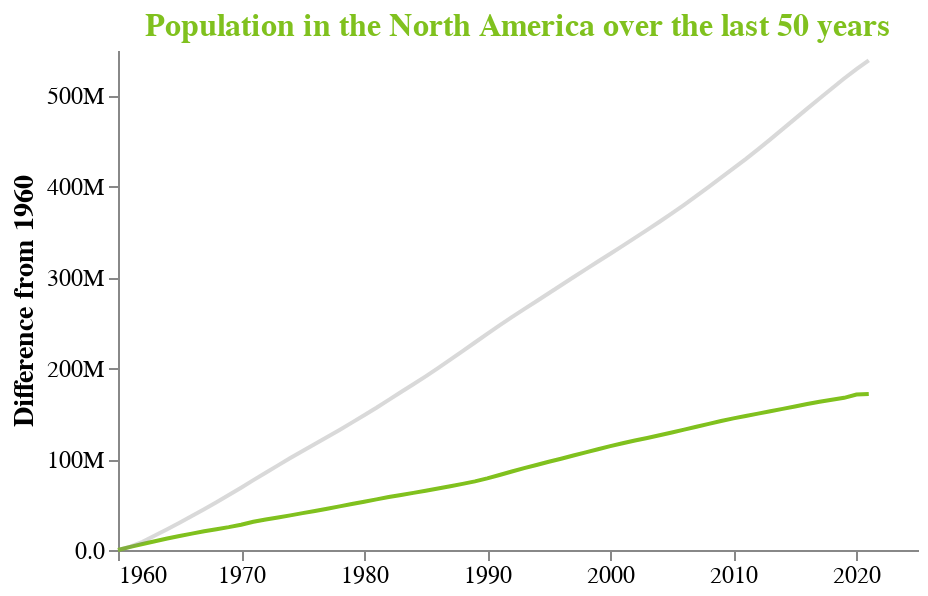

Notebook source saved alongside this figure:
### Code cell
colors=['#80C11E', 'grey']
chart = alt.Chart(df_melt).mark_line().encode(
    x = alt.X('Year:Q',title=None, axis=alt.Axis(format='.0f',tickMinStep=10)),
    y = alt.Y('Diff:Q', title='Difference from 1960',axis=alt.Axis(format='.2s')),
    color = alt.Color('Continent:N', scale=alt.Scale(range=colors),legend=None),
    opacity = alt.condition(alt.datum['Continent'] == 'North America', alt.value(1), alt.value(0.3))
).properties(
    title='Population in the North America over the last 50 years',
    width=400,
    height=250
).configure_axis(
    grid=False,
    titleFontSize=14,
    labelFontSize=12
).configure_title(
    fontSize=16,
    color='#80C11E'
).configure_view(
    strokeWidth=0
)

chart

### Figure 1 — Vega-Lite specification as saved in the notebook (floating-point values rounded to 4 significant figures)
{"config": {"view": {"continuousWidth": 400, "continuousHeight": 300, "strokeWidth": 0}, "axis": {"grid": false, "labelFontSize": 12, "titleFontSize": 14}, "title": {"color": "#80C11E", "fontSize": 16}}, "data": {"name": "data-7a03d7292bd5030d05e914ae7452572d"}, "mark": "line", "encoding": {"color": {"field": "Continent", "legend": null, "scale": {"range": ["#80C11E", "grey"]}, "type": "nominal"}, "opacity": {"condition": {"value": 1, "test": "(datum['Continent'] === 'North America')"}, "value": 0.3}, "x": {"axis": {"format": ".0f", "tickMinStep": 10}, "field": "Year", "title": null, "type": "quantitative"}, "y": {"axis": {"format": ".2s"}, "field": "Diff", "title": "Difference from 1960", "type": "quantitative"}}, "height": 250, "title": "Population in the North America over the last 50 years", "width": 400, "$schema": "https://vega.github.io/schema/vega-lite/v4.17.0.json", "datasets": {"data-7a03d7292bd5030d05e914ae7452572d": [{"Year": 1960, "Continent": "North America", "Population": 198600000.0, "Diff": 0.0}, {"Year": 1961, "Continent": "North America", "Population": 202000000.0, "Diff": 3383000.0}, {"Year": 1962, "Continent": "North America", "Population": 205200000.0, "Diff": 6574000.0}, {"Year": 1963, "Continent": "North America", "Population": 208300000.0, "Diff": 9629000.0}, {"Year": 1964, "Continent": "North America", "Population": 211300000.0, "Diff": 12640000.0}, {"Year": 1965, "Continent": "North America", "Population": 214000000.0, "Diff": 15410000.0}, {"Year": 1966, "Continent": "North America", "Population": 216700000.0, "Diff": 18030000.0}, {"Year": 1967, "Continent": "North America", "Population": 219200000.0, "Diff": 20550000.0}, {"Year": 1968, "Continent": "North America", "Population": 221500000.0, "Diff": 22880000.0}, {"Year": 1969, "Continent": "North America", "Population": 223800000.0, "Diff": 25130000.0}, {"Year": 1970, "Continent": "North America", "Population": 226400000.0, "Diff": 27810000.0}, {"Year": 1971, "Continent": "North America", "Population": 229700000.0, "Diff": 31050000.0}, {"Year": 1972, "Continent": "North America", "Population": 232200000.0, "Diff": 33540000.0}, {"Year": 1973, "Continent": "North America", "Population": 234500000.0, "Diff": 35830000.0}, {"Year": 1974, "Continent": "North America", "Population": 236700000.0, "Diff": 38090000.0}, {"Year": 1975, "Continent": "North America", "Population": 239200000.0, "Diff": 40540000.0}, {"Year": 1976, "Continent": "North America", "Population": 241500000.0, "Diff": 42910000.0}, {"Year": 1977, "Continent": "North America", "Population": 244000000.0, "Diff": 45390000.0}, {"Year": 1978, "Continent": "North America", "Population": 246600000.0, "Diff": 47980000.0}, {"Year": 1979, "Continent": "North America", "Population": 249300000.0, "Diff": 50690000.0}, {"Year": 1980, "Continent": "North America", "Population": 251800000.0, "Diff": 53170000.0}, {"Year": 1981, "Continent": "North America", "Population": 254300000.0, "Diff": 55720000.0}, {"Year": 1982, "Continent": "North America", "Population": 256800000.0, "Diff": 58210000.0}, {"Year": 1983, "Continent": "North America", "Population": 259200000.0, "Diff": 60590000.0}, {"Year": 1984, "Continent": "North America", "Population": 261500000.0, "Diff": 62860000.0}, {"Year": 1985, "Continent": "North America", "Population": 263800000.0, "Diff": 65200000.0}, {"Year": 1986, "Continent": "North America", "Population": 266300000.0, "Diff": 67670000.0}, {"Year": 1987, "Continent": "North America", "Population": 268800000.0, "Diff": 70170000.0}, {"Year": 1988, "Continent": "North America", "Population": 271300000.0, "Diff": 72720000.0}, {"Year": 1989, "Continent": "North America", "Population": 274200000.0, "Diff": 75530000.0}, {"Year": 1990, "Continent": "North America", "Population": 277400000.0, "Diff": 78750000.0}, {"Year": 1991, "Continent": "North America", "Population": 281100000.0, "Diff": 82450000.0}, {"Year": 1992, "Continent": "North America", "Population": 284900000.0, "Diff": 86320000.0}, {"Year": 1993, "Continent": "North America", "Population": 288700000.0, "Diff": 90040000.0}, {"Year": 1994, "Continent": "North America", "Population": 292200000.0, "Diff": 93560000.0}, {"Year": 1995, "Continent": "North America", "Population": 295600000.0, "Diff": 97020000.0}, {"Year": 1996, "Continent": "North America", "Population": 299100000.0, "Diff": 100400000.0}, {"Year": 1997, "Continent": "North America", "Population": 302600000.0, "Diff": 104000000.0}, {"Year": 1998, "Continent": "North America", "Population": 306100000.0, "Diff": 107400000.0}, {"Year": 1999, "Continent": "North America", "Population": 309500000.0, "Diff": 110900000.0}, {"Year": 2000, "Continent": "North America", "Population": 312900000.0, "Diff": 114300000.0}, {"Year": 2001, "Continent": "North America", "Population": 316100000.0, "Diff": 117400000.0}, {"Year": 2002, "Continent": "North America", "Population": 319000000.0, "Diff": 120400000.0}, {"Year": 2003, "Continent": "North America", "Population": 321800000.0, "Diff": 123200000.0}, {"Year": 2004, "Continent": "North America", "Population": 324800000.0, "Diff": 126200000.0}, {"Year": 2005, "Continent": "North America", "Population": 327800000.0, "Diff": 129200000.0}, {"Year": 2006, "Continent": "North America", "Population": 331000000.0, "Diff": 132400000.0}, {"Year": 2007, "Continent": "North America", "Population": 334200000.0, "Diff": 135600000.0}, {"Year": 2008, "Continent": "North America", "Population": 337400000.0, "Diff": 138800000.0}, {"Year": 2009, "Continent": "North America", "Population": 340500000.0, "Diff": 141800000.0}, {"Year": 2010, "Continent": "North America", "Population": 343400000.0, "Diff": 144800000.0}, {"Year": 2011, "Continent": "North America", "Population": 346000000.0, "Diff": 147400000.0}, {"Year": 2012, "Continent": "North America", "Population": 348700000.0, "Diff": 150000000.0}, {"Year": 2013, "Continent": "North America", "Population": 351200000.0, "Diff": 152600000.0}, {"Year": 2014, "Continent": "North America", "Population": 353900000.0, "Diff": 155300000.0}, {"Year": 2015, "Continent": "North America", "Population": 356500000.0, "Diff": 157900000.0}, {"Year": 2016, "Continent": "North America", "Population": 359200000.0, "Diff": 160600000.0}, {"Year": 2017, "Continent": "North America", "Population": 361700000.0, "Diff": 163100000.0}, {"Year": 2018, "Continent": "North America", "Population": 364000000.0, "Diff": 165300000.0}, {"Year": 2019, "Continent": "North America", "Population": 366000000.0, "Diff": 167400000.0}, {"Year": 2020, "Continent": "North America", "Population": 369600000.0, "Diff": 171000000.0}, {"Year": 2021, "Continent": "North America", "Population": 370200000.0, "Diff": 171600000.0}, {"Year": 1960, "Continent": "World", "Population": 311300000.0, "Diff": 0.0}, {"Year": 1961, "Continent": "World", "Population": 315000000.0, "Diff": 3690000.0}, {"Year": 1962, "Continent": "World", "Population": 320400000.0, "Diff": 9075000.0}, {"Year": 1963, "Continent": "World", "Population": 327300000.0, "Diff": 15980000.0}, {"Year": 1964, "Continent": "World", "Population": 334200000.0, "Diff": 22920000.0}, {"Year": 1965, "Continent": "World", "Population": 341300000.0, "Diff": 30020000.0}, {"Year": 1966, "Continent": "World", "Population": 348800000.0, "Diff": 37470000.0}, {"Year": 1967, "Continent": "World", "Population": 356200000.0, "Diff": 44880000.0}, {"Year": 1968, "Continent": "World", "Population": 363800000.0, "Diff": 52510000.0}, {"Year": 1969, "Continent": "World", "Population": 371800000.0, "Diff": 60440000.0}, {"Year": 1970, "Continent": "World", "Population": 379800000.0, "Diff": 68490000.0}, {"Year": 1971, "Continent": "World", "Population": 388100000.0, "Diff": 76830000.0}, {"Year": 1972, "Continent": "World", "Population": 396300000.0, "Diff": 84970000.0}, {"Year": 1973, "Continent": "World", "Population": 404400000.0, "Diff": 93090000.0}, {"Year": 1974, "Continent": "World", "Population": 412500000.0, "Diff": 101100000.0}, {"Year": 1975, "Continent": "World", "Population": 420300000.0, "Diff": 109000000.0}, {"Year": 1976, "Continent": "World", "Population": 428000000.0, "Diff": 116700000.0}, {"Year": 1977, "Continent": "World", "Population": 435700000.0, "Diff": 124300000.0}, {"Year": 1978, "Continent": "World", "Population": 443400000.0, "Diff": 132100000.0}, {"Year": 1979, "Continent": "World", "Population": 451400000.0, "Diff": 140100000.0}, {"Year": 1980, "Continent": "World", "Population": 459500000.0, "Diff": 148200000.0}, {"Year": 1981, "Continent": "World", "Population": 467800000.0, "Diff": 156400000.0}, {"Year": 1982, "Continent": "World", "Population": 476500000.0, "Diff": 165200000.0}, {"Year": 1983, "Continent": "World", "Population": 485100000.0, "Diff": 173800000.0}, {"Year": 1984, "Continent": "World", "Population": 493600000.0, "Diff": 182300000.0}, {"Year": 1985, "Continent": "World", "Population": 502300000.0, "Diff": 191000000.0}, {"Year": 1986, "Continent": "World", "Population": 511400000.0, "Diff": 200100000.0}, {"Year": 1987, "Continent": "World", "Population": 520800000.0, "Diff": 209400000.0}, {"Year": 1988, "Continent": "World", "Population": 530200000.0, "Diff": 218900000.0}, {"Year": 1989, "Continent": "World", "Population": 539600000.0, "Diff": 228300000.0}, {"Year": 1990, "Continent": "World", "Population": 549100000.0, "Diff": 237800000.0}, {"Year": 1991, "Continent": "World", "Population": 558400000.0, "Diff": 247100000.0}, {"Year": 1992, "Continent": "World", "Population": 567400000.0, "Diff": 256100000.0}, {"Year": 1993, "Continent": "World", "Population": 576300000.0, "Diff": 264900000.0}, {"Year": 1994, "Continent": "World", "Population": 585000000.0, "Diff": 273600000.0}, {"Year": 1995, "Continent": "World", "Population": 593700000.0, "Diff": 282400000.0}, {"Year": 1996, "Continent": "World", "Population": 602500000.0, "Diff": 291200000.0}, {"Year": 1997, "Continent": "World", "Population": 611300000.0, "Diff": 300000000.0}, {"Year": 1998, "Continent": "World", "Population": 620000000.0, "Diff": 308700000.0}, {"Year": 1999, "Continent": "World", "Population": 628600000.0, "Diff": 317300000.0}, {"Year": 2000, "Continent": "World", "Population": 637200000.0, "Diff": 325900000.0}, {"Year": 2001, "Continent": "World", "Population": 645900000.0, "Diff": 334600000.0}, {"Year": 2002, "Continent": "World", "Population": 654600000.0, "Diff": 343300000.0}, {"Year": 2003, "Continent": "World", "Population": 663400000.0, "Diff": 352100000.0}, {"Year": 2004, "Continent": "World", "Population": 672400000.0, "Diff": 361100000.0}, {"Year": 2005, "Continent": "World", "Population": 681600000.0, "Diff": 370300000.0}, {"Year": 2006, "Continent": "World", "Population": 691100000.0, "Diff": 379700000.0}, {"Year": 2007, "Continent": "World", "Population": 700800000.0, "Diff": 389500000.0}, {"Year": 2008, "Continent": "World", "Population": 710800000.0, "Diff": 399500000.0}, {"Year": 2009, "Continent": "World", "Population": 720900000.0, "Diff": 409600000.0}, {"Year": 2010, "Continent": "World", "Population": 731000000.0, "Diff": 419700000.0}, {"Year": 2011, "Continent": "World", "Population": 741200000.0, "Diff": 429900000.0}, {"Year": 2012, "Continent": "World", "Population": 752000000.0, "Diff": 440700000.0}, {"Year": 2013, "Continent": "World", "Population": 763000000.0, "Diff": 451700000.0}, {"Year": 2014, "Continent": "World", "Population": 774200000.0, "Diff": 462900000.0}, {"Year": 2015, "Continent": "World", "Population": 785500000.0, "Diff": 474200000.0}, {"Year": 2016, "Continent": "World", "Population": 796800000.0, "Diff": 485500000.0}, {"Year": 2017, "Continent": "World", "Population": 808000000.0, "Diff": 496700000.0}, {"Year": 2018, "Continent": "World", "Population": 819000000.0, "Diff": 507700000.0}, {"Year": 2019, "Continent": "World", "Population": 829900000.0, "Diff": 518600000.0}, {"Year": 2020, "Continent": "World", "Population": 840300000.0, "Diff": 529000000.0}, {"Year": 2021, "Continent": "World", "Population": 850000000.0, "Diff": 538700000.0}]}}
